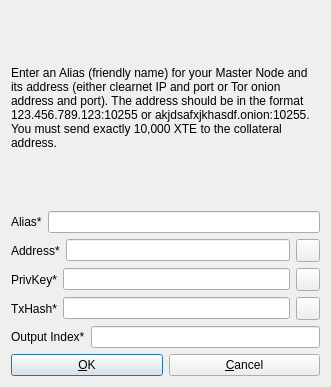
<?xml version="1.0" encoding="UTF-8"?>
<ui version="4.0">
 <class>AddEditAdrenalineNode</class>
 <widget class="QDialog" name="AddEditAdrenalineNode">
  <property name="geometry">
   <rect>
    <x>0</x>
    <y>0</y>
    <width>331</width>
    <height>387</height>
   </rect>
  </property>
  <property name="windowTitle">
   <string>Add/Edit XStem Node</string>
  </property>
  <property name="modal">
   <bool>true</bool>
  </property>
  <layout class="QVBoxLayout" name="verticalLayout">
   <item>
    <widget class="QLabel" name="label_9">
     <property name="sizePolicy">
      <sizepolicy hsizetype="Preferred" vsizetype="Expanding">
       <horstretch>0</horstretch>
       <verstretch>0</verstretch>
      </sizepolicy>
     </property>
     <property name="text">
      <string>&lt;html&gt;&lt;head/&gt;&lt;body&gt;&lt;p&gt;Enter an Alias (friendly name) for your Master Node and its address (either clearnet IP and port or Tor onion address and port). The address should be in the format 123.456.789.123:10255 or akjdsafxjkhasdf.onion:10255. You must send exactly 10,000 XTE to the collateral address.&lt;/p&gt;&lt;/body&gt;&lt;/html&gt;</string>
     </property>
     <property name="wordWrap">
      <bool>true</bool>
     </property>
    </widget>
   </item>
   <item>
    <layout class="QHBoxLayout" name="horizontalLayout_4">
     <property name="bottomMargin">
      <number>0</number>
     </property>
     <item>
      <widget class="QLabel" name="label_4">
       <property name="text">
        <string>Alias*</string>
       </property>
      </widget>
     </item>
     <item>
      <widget class="QLineEdit" name="aliasLineEdit"/>
     </item>
    </layout>
   </item>
   <item>
    <layout class="QHBoxLayout" name="horizontalLayout_5">
     <property name="bottomMargin">
      <number>0</number>
     </property>
     <item>
      <widget class="QLabel" name="label_6">
       <property name="text">
        <string>Address*</string>
       </property>
      </widget>
     </item>
     <item>
      <widget class="QLineEdit" name="addressLineEdit"/>
     </item>
     <item>
      <widget class="QToolButton" name="AddEditAddressPasteButton">
       <property name="toolTip">
        <string>Paste address from clipboard</string>
       </property>
       <property name="text">
        <string/>
       </property>
       <property name="icon">
        <iconset resource="../bitcoin.qrc">
         <normaloff>:/icons/editpaste</normaloff>:/icons/editpaste</iconset>
       </property>
       <property name="shortcut">
        <string>Alt+P</string>
       </property>
      </widget>
     </item>
    </layout>
   </item>
   <item>
    <layout class="QHBoxLayout" name="horizontalLayout_3">
     <property name="bottomMargin">
      <number>0</number>
     </property>
     <item>
      <widget class="QLabel" name="label_5">
       <property name="text">
        <string>PrivKey*</string>
       </property>
      </widget>
     </item>
     <item>
      <widget class="QLineEdit" name="privkeyLineEdit"/>
     </item>
     <item>
      <widget class="QToolButton" name="AddEditPrivkeyPasteButton">
       <property name="toolTip">
        <string>Paste address from clipboard</string>
       </property>
       <property name="text">
        <string/>
       </property>
       <property name="icon">
        <iconset resource="../bitcoin.qrc">
         <normaloff>:/icons/editpaste</normaloff>:/icons/editpaste</iconset>
       </property>
       <property name="shortcut">
        <string>Alt+P</string>
       </property>
      </widget>
     </item>
    </layout>
   </item>
   <item>
    <layout class="QHBoxLayout" name="horizontalLayout_2">
     <property name="bottomMargin">
      <number>0</number>
     </property>
     <item>
      <widget class="QLabel" name="label_2">
       <property name="text">
        <string>TxHash*</string>
       </property>
      </widget>
     </item>
     <item>
      <widget class="QLineEdit" name="txhashLineEdit"/>
     </item>
     <item>
      <widget class="QToolButton" name="AddEditTxhashPasteButton">
       <property name="toolTip">
        <string>Paste address from clipboard</string>
       </property>
       <property name="text">
        <string/>
       </property>
       <property name="icon">
        <iconset resource="../bitcoin.qrc">
         <normaloff>:/icons/editpaste</normaloff>:/icons/editpaste</iconset>
       </property>
       <property name="shortcut">
        <string>Alt+P</string>
       </property>
      </widget>
     </item>
    </layout>
   </item>
   <item>
    <layout class="QHBoxLayout" name="horizontalLayout_8">
     <property name="bottomMargin">
      <number>0</number>
     </property>
     <item>
      <widget class="QLabel" name="label_8">
       <property name="text">
        <string>Output Index*</string>
       </property>
      </widget>
     </item>
     <item>
      <widget class="QLineEdit" name="outputindexLineEdit"/>
     </item>
    </layout>
   </item>
   <item>
    <layout class="QHBoxLayout" name="horizontalLayout_Buttons">
     <item>
      <widget class="QPushButton" name="okButton">
       <property name="text">
        <string>&amp;OK</string>
       </property>
      </widget>
     </item>
     <item>
      <widget class="QPushButton" name="cancelButton">
       <property name="text">
        <string>&amp;Cancel</string>
       </property>
       <property name="autoDefault">
        <bool>false</bool>
       </property>
      </widget>
     </item>
    </layout>
   </item>
  </layout>
 </widget>
 <resources>
  <include location="../bitcoin.qrc"/>
 </resources>
 <connections/>
</ui>
